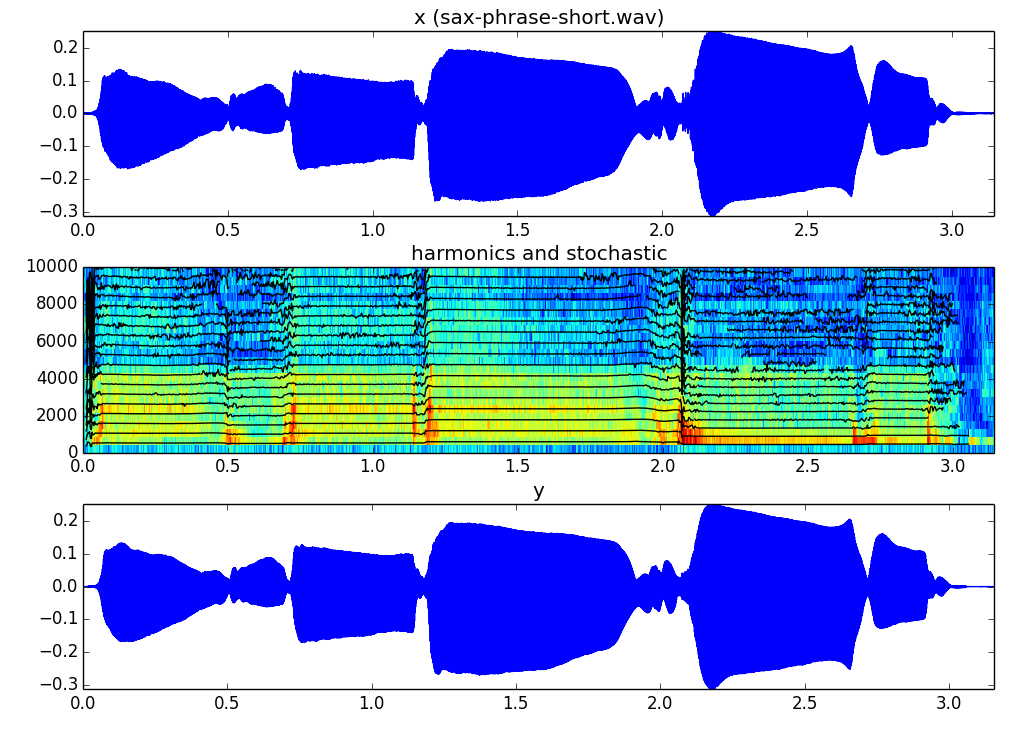

Write the Python code that produced this figure.
import numpy as np
import matplotlib.pyplot as plt
from scipy.signal import hamming, hanning, triang, blackmanharris, resample
import math
import sys, os, time

sys.path.append(os.path.join(os.path.dirname(os.path.realpath(__file__)), '../../../software/utilFunctions/'))
sys.path.append(os.path.join(os.path.dirname(os.path.realpath(__file__)), '../../../software/models/'))

import stftAnal as STFT
import waveIO as WIO
import hpsModelAnal as HA
import hpsModelSynth as HS


(fs, x) = WIO.wavread(os.path.join(os.path.dirname(os.path.realpath(__file__)), '../../../sounds/sax-phrase-short.wav'))
w = np.blackman(601)
N = 1024
t = -100
nH = 100
minf0 = 350
maxf0 = 700
f0et = 5
maxnpeaksTwm = 5
minSineDur = .1
harmDevSlope = 0.01
Ns = 512
H = Ns/4
stocf = .2
hfreq, hmag, hphase, mYst = HA.hpsModelAnal(x, fs, w, N, H, t, nH, minf0, maxf0, f0et, harmDevSlope, 
										maxnpeaksTwm, minSineDur, Ns, stocf)
mX, pX = STFT.stftAnal(x, fs, w, N, H)
y, yh, yst = HS.hpsModelSynth(hfreq, hmag, hphase, mYst, Ns, H, fs)

maxplotfreq = 10000.0
plt.figure(1)

plt.subplot(311)
plt.plot(np.arange(x.size)/float(fs), x, 'b')
plt.autoscale(tight=True)
plt.title('x (sax-phrase-short.wav)')

plt.subplot(312)
numFrames = int(mYst[:,0].size)
sizeEnv = int(mYst[0,:].size)
frmTime = H*np.arange(numFrames)/float(fs)
binFreq = (.5*fs)*np.arange(sizeEnv*maxplotfreq/(.5*fs))/sizeEnv                      
plt.pcolormesh(frmTime, binFreq, np.transpose(mYst[:,:sizeEnv*maxplotfreq/(.5*fs)+1]))

harms = hfreq*np.less(hfreq,maxplotfreq)
harms[harms==0] = np.nan
numFrames = int(harms[:,0].size)
frmTime = H*np.arange(numFrames)/float(fs) 
plt.plot(frmTime, harms, color='k', ms=3, alpha=1)
plt.autoscale(tight=True)
plt.title('harmonics and stochastic')

plt.subplot(313)
plt.plot(np.arange(y.size)/float(fs), y, 'b')
plt.autoscale(tight=True)
plt.title('y')

plt.show()
